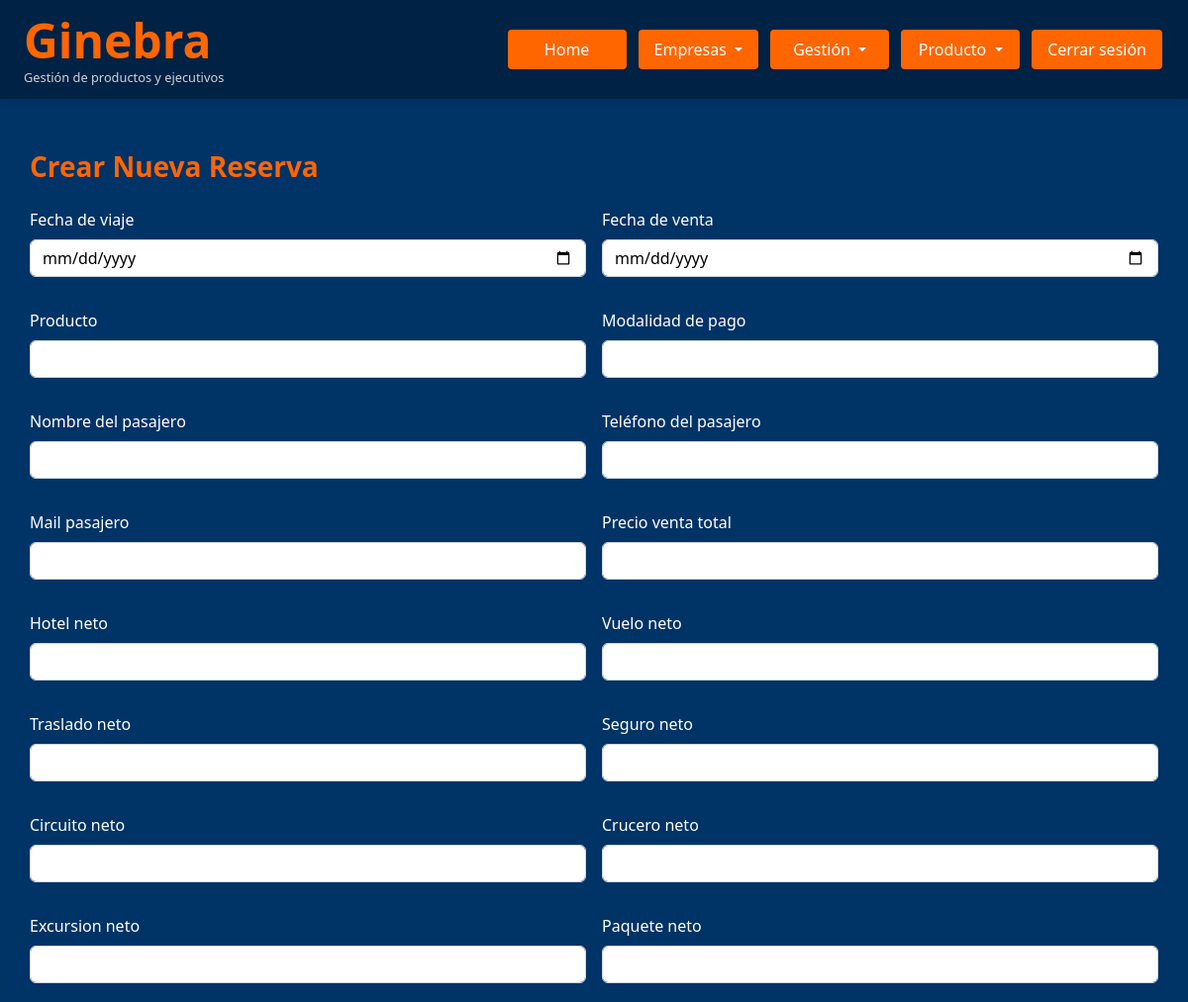
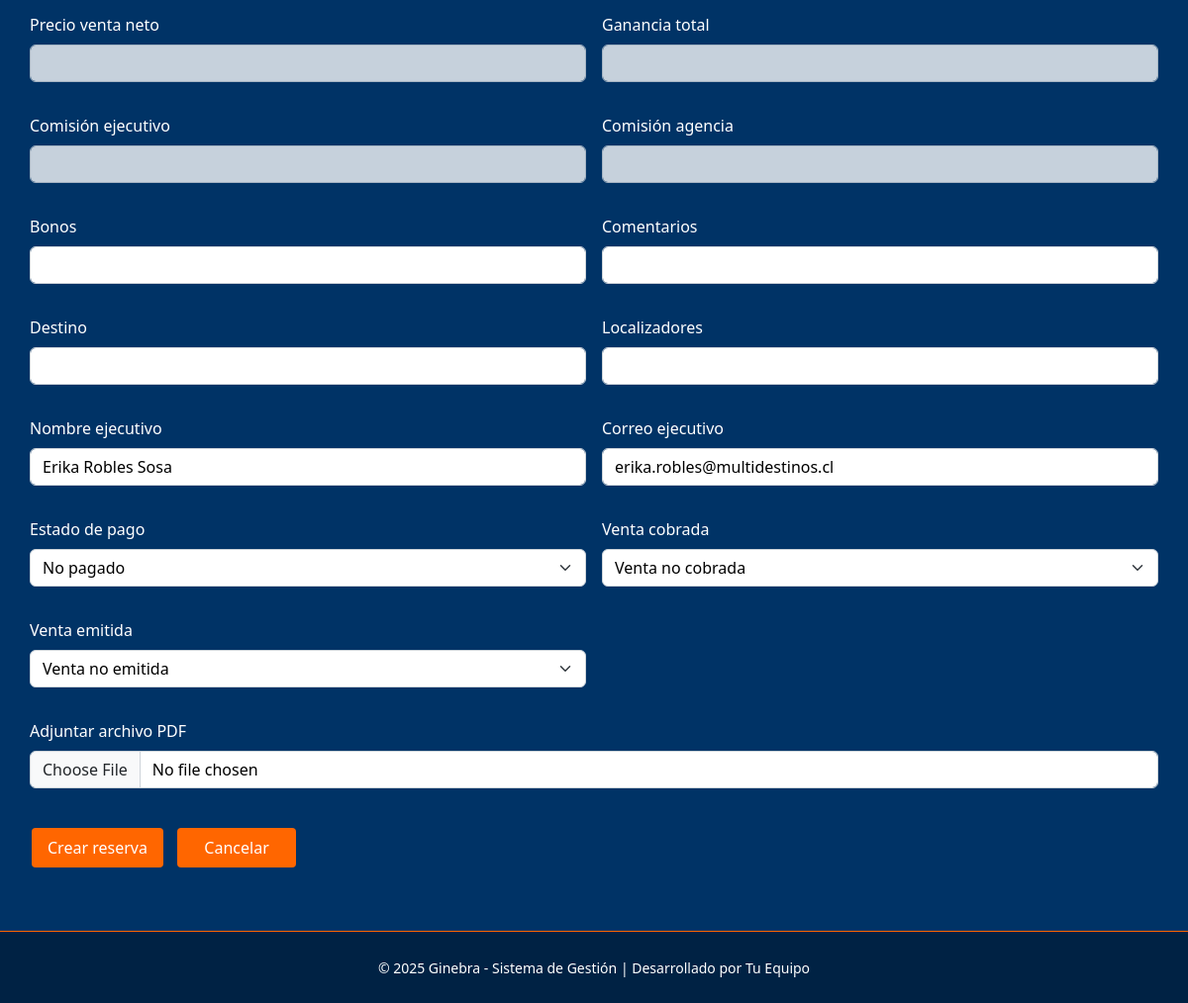
The app's page /reservas?editar=10 (signed in), older data (2 pictures, top to bottom).
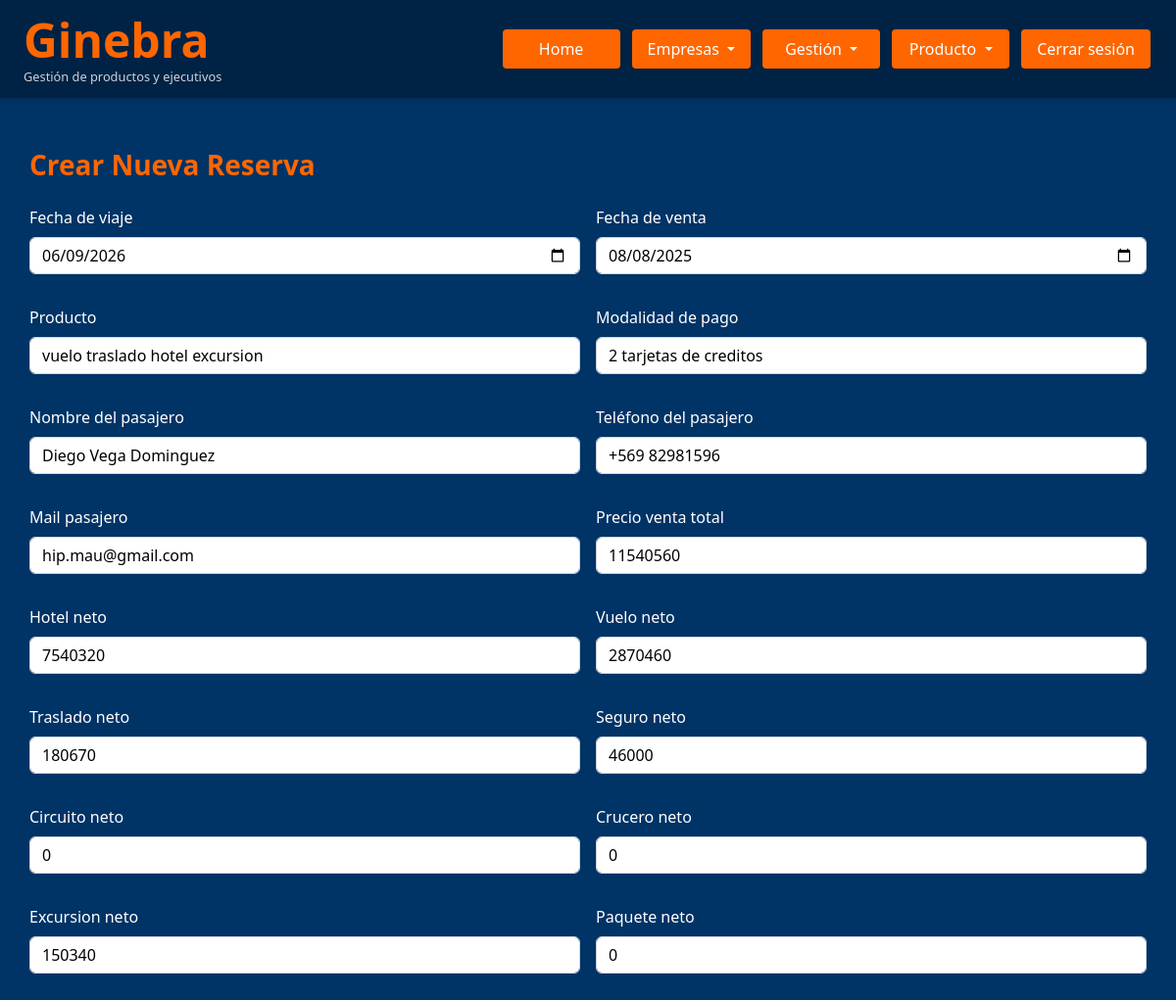
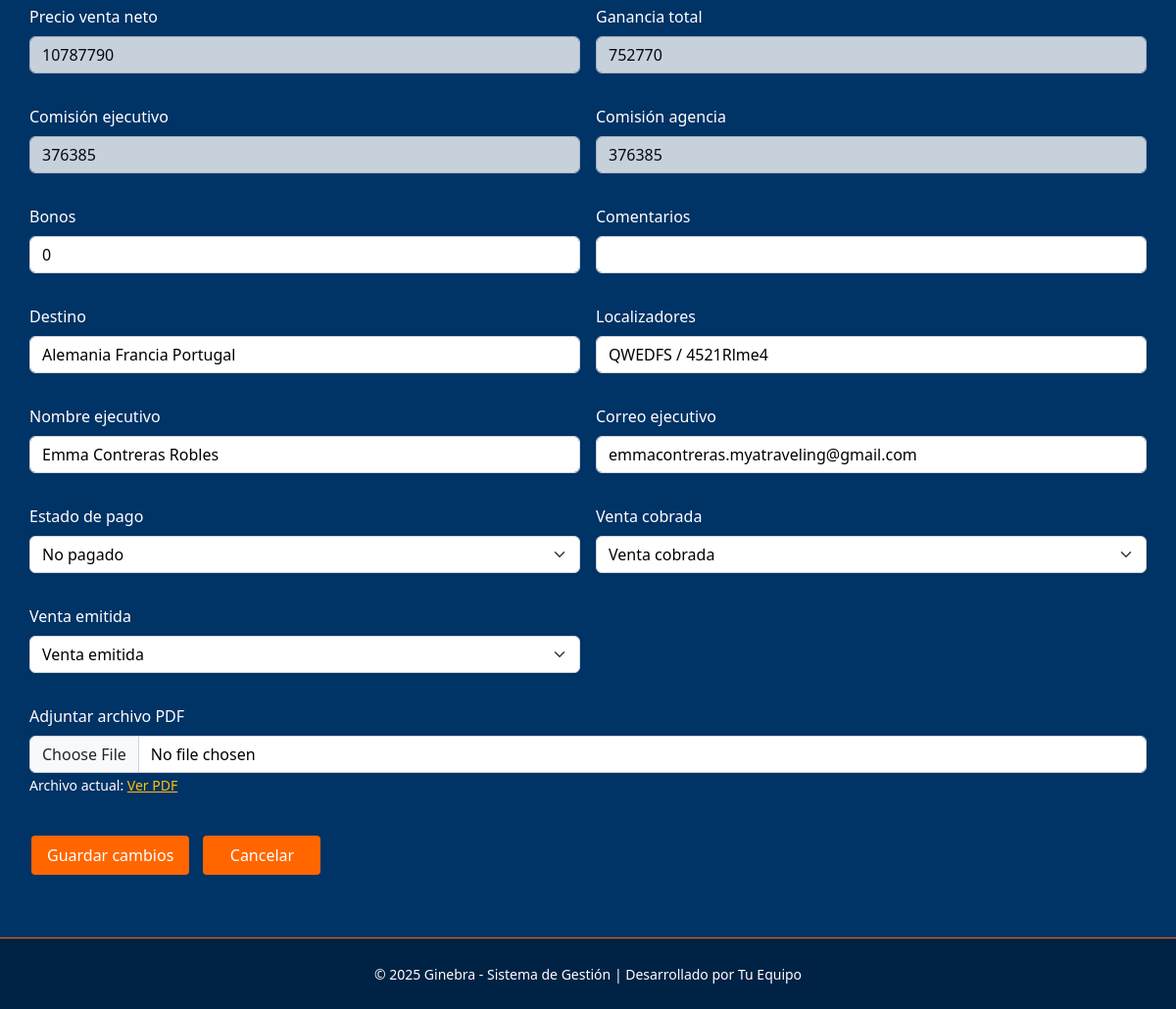
The same page, newer data (2 pictures, top to bottom).
### Ginebra.py (models this page shows, shortened)
class Usuario(UserMixin, db.Model):
    id = db.Column(db.Integer, primary_key=True)
    username = db.Column(db.String(150), unique=True, nullable=False, index=True)
    password_hash = db.Column(db.String(256), nullable=False)
    nombre = db.Column(db.String(150), index=True)
    apellidos = db.Column(db.String(150), index=True)
    rut = db.Column(db.String(12), unique=True, nullable=True, index=True)
    fecha_nacimiento = db.Column(db.Date, index=True)
    fecha_ingreso = db.Column(db.Date, index=True)
    telefono = db.Column(db.String(20), index=True)
    correo_personal = db.Column(db.String(150), index=True)
    correo = db.Column(db.String(150), unique=True, nullable=False, index=True)
    direccion = db.Column(db.String(250), index=True)
    comision = db.Column(db.Numeric(12,2), default=Decimal('0'), index=True)
    sueldo = db.Column(db.Numeric(12,2), default=Decimal('0'), index=True)
    estado = db.Column(db.Enum(*ESTADO_OPTIONS, name='estado_usuario'), default='Activo')
    rol = db.Column(db.Enum(*ROLES, name='roles'), nullable=False)
    empresa_id = db.Column(db.Integer, db.ForeignKey('empresa.id'), nullable=True)
    empresa = db.relationship('Empresa', backref=db.backref('usuarios', lazy=True))
    @property
    def password(self):
        """No permite leer la contraseña directamente."""
        raise AttributeError('No se puede leer la contraseña')

class Reserva(db.Model):
    id = db.Column(db.Integer, primary_key=True)
    usuario_id = db.Column(db.Integer, db.ForeignKey('usuario.id'), nullable=False)
    fecha_viaje = db.Column(db.Date, nullable=True, index=True)
    fecha_venta = db.Column(db.Date, nullable=True, index=True)
    producto = db.Column(db.String(100), index=True)
    modalidad_pago = db.Column(db.String(100), index=True)
    nombre_pasajero = db.Column(db.String(100), index=True)
    telefono_pasajero = db.Column(db.String(100), index=True)
    mail_pasajero = db.Column(db.String(100), index=True)
    precio_venta_total = db.Column(db.Numeric(12,2), default=Decimal('0.00'), index=True)
    precio_venta_neto = db.Column(db.Numeric(12,2), default=Decimal('0.00'), index=True)
    hotel_neto = db.Column(db.Numeric(12,2), default=Decimal('0.00'), index=True)
    vuelo_neto = db.Column(db.Numeric(12,2), default=Decimal('0.00'), index=True)
    traslado_neto = db.Column(db.Numeric(12,2), default=Decimal('0.00'), index=True)
    seguro_neto = db.Column(db.Numeric(12,2), default=Decimal('0.00'), index=True)
    circuito_neto = db.Column(db.Numeric(12,2), default=Decimal('0.00'), index=True)
    crucero_neto = db.Column(db.Numeric(12,2), default=Decimal('0.00'), index=True)
    excursion_neto = db.Column(db.Numeric(12,2), default=Decimal('0.00'), index=True)
    paquete_neto = db.Column(db.Numeric(12,2), default=Decimal('0.00'), index=True)
    ganancia_total =  db.Column(db.Numeric(12,2), default=Decimal('0.00'), index=True)
    comision_ejecutivo = db.Column(db.Numeric(12,2), default=Decimal('0.00'), index=True)
    comision_agencia = db.Column(db.Numeric(12,2), default=Decimal('0.00'), index=True)
    bonos = db.Column(db.Numeric(12,2), default=Decimal('0.00'), index=True)
    localizadores = db.Column(db.Text, nullable=True)
    nombre_ejecutivo = db.Column(db.String(100), index=True)
    correo_ejecutivo = db.Column(db.String(100), index=True)
    destino = db.Column(db.String(100))
    comentarios = db.Column(db.Text, nullable=True)
    comprobante_venta = db.Column(db.String(200))
    comprobante_pdf = db.Column(db.LargeBinary)
    estado_pago = db.Column(db.Enum(*ESTADO_PAGO_OPTIONS, name='estado_pago_reserva'), default='No Pagado')
    venta_cobrada = db.Column(db.Enum(*VENTA_COBRADA_OPTIONS, name='venta_cobrada_options'), default='No Cobrada')
    venta_emitida = db.Column(db.Enum(*VENTA_EMITIDA_OPTIONS, name='venta_emitida_options'), default='No Emitida')
    usuario = db.relationship('Usuario', backref=db.backref('reservas', lazy=True))
    empresa_id = db.Column(db.Integer, db.ForeignKey('empresa.id'), nullable=True)
    empresa = db.relationship('Empresa', backref=db.backref('reservas', lazy=True))

### Ginebra.py (the view, shortened to what this page needs)
@app.route('/reservas', methods=['GET', 'POST'])
@login_required
def gestionar_reservas():
    search_query = request.args.get('search', '').strip()
    page = request.args.get('page', 1, type=int)
    per_page = 10  # Número de elementos por página
    reservas_query = Reserva.query
    if current_user.rol not in ('admin', 'master'):
        reservas_query = reservas_query.filter_by(usuario_id=current_user.id)
    reservas_paginated = reservas_query.paginate(page=page, per_page=per_page, error_out=False)
    reservas = reservas_paginated.items
    editar_id = request.args.get('editar')
    editar_reserva = None
    if editar_id:
        reserva_a_editar = Reserva.query.get(int(editar_id))
        if reserva_a_editar and puede_editar_reserva(reserva_a_editar):
            if reserva_a_editar.usuario:
                comision_ejecutivo, comision_agencia, ganancia_total, _, precio_venta_neto = calcular_comisiones(reserva_a_editar, reserva_a_editar.usuario)
                reserva_a_editar.precio_venta_neto = precio_venta_neto
                reserva_a_editar.comision_ejecutivo = comision_ejecutivo
                reserva_a_editar.comision_agencia = comision_agencia
                reserva_a_editar.ganancia_total = ganancia_total
            editar_reserva = reserva_a_editar
    return render_template(
        'reservas.html',
        reservas=reservas,
        editar_reserva=editar_reserva,
        pagination=reservas_paginated,
        search_query=search_query
    )

### templates/reservas.html (shortened to what the changed rows need)
{% extends "base.html" %}
{% block extra_css %}
<link rel="stylesheet" href="{{ url_for('static', filename='reservas.css') }}">
{% endblock %}
{% block content %}
<div class="container" style="margin-top: 120px;">
  <form method="POST" enctype="multipart/form-data">
            <div class="row g-3">
        <div class="col-md-6">
          <label class="form-label" for="fecha_viaje">Fecha de viaje</label>
          <input type="date" id="fecha_viaje" class="form-control" name="fecha_viaje"
            value="{{ editar_reserva.fecha_viaje if editar_reserva else '' }}" required />
        </div>
        <div class="col-md-6">
          <label class="form-label" for="fecha_venta">Fecha de venta</label>
          <input type="date" id="fecha_venta" class="form-control" name="fecha_venta"
            value="{{ editar_reserva.fecha_venta if editar_reserva else '' }}" required />
        </div>
        <div class="col-md-6">
          <label class="form-label" for="producto">Producto</label>
          <input type="text" id="producto" class="form-control" name="producto"
            value="{{ editar_reserva.producto if editar_reserva else '' }}" required />
        </div>
        <div class="col-md-6">
          <label class="form-label" for="modalidad_pago">Modalidad de pago</label>
          <input type="text" id="modalidad_pago" class="form-control" name="modalidad_pago"
            value="{{ editar_reserva.modalidad_pago if editar_reserva else '' }}" required />
        </div>
        <div class="col-md-6">
          <label class="form-label" for="nombre_pasajero">Nombre del pasajero</label>
          <input type="text" id="nombre_pasajero" class="form-control" name="nombre_pasajero"
            value="{{ editar_reserva.nombre_pasajero if editar_reserva else '' }}" required />
        </div>
        <div class="col-md-6">
          <label class="form-label" for="telefono_pasajero">Teléfono del pasajero</label>
          <input type="text" id="telefono_pasajero" class="form-control" name="telefono_pasajero"
            value="{{ editar_reserva.telefono_pasajero if editar_reserva else '' }}" />
        </div>
        <div class="col-md-6">
          <label class="form-label" for="mail_pasajero">Mail pasajero</label>
          <input type="email" id="mail_pasajero" class="form-control" name="mail_pasajero"
            value="{{ editar_reserva.mail_pasajero if editar_reserva else '' }}" required />
        </div>
        <div class="col-md-6">
          <label class="form-label" for="precio_venta_total">Precio venta total</label>
          <input type="number" step="1" id="precio_venta_total" class="form-control" name="precio_venta_total"
            value="{{ editar_reserva.precio_venta_total|int if editar_reserva else '' }}" required />
        </div>
        <div class="col-md-6">
          <label class="form-label" for="hotel_neto">Hotel neto</label>
          <input type="number" step="1" id="hotel_neto" class="form-control" name="hotel_neto"
            value="{{ editar_reserva.hotel_neto|int if editar_reserva else '' }}" />
        </div>
        <div class="col-md-6">
          <label class="form-label" for="vuelo_neto">Vuelo neto</label>
          <input type="number" step="1" id="vuelo_neto" class="form-control" name="vuelo_neto"
            value="{{ editar_reserva.vuelo_neto|int if editar_reserva else '' }}" />
        </div>
        <div class="col-md-6">
          <label class="form-label" for="traslado_neto">Traslado neto</label>
          <input type="number" step="1" id="traslado_neto" class="form-control" name="traslado_neto"
            value="{{ editar_reserva.traslado_neto|int if editar_reserva else '' }}" />
        </div>
        <div class="col-md-6">
          <label class="form-label" for="seguro_neto">Seguro neto</label>
          <input type="number" step="1" id="seguro_neto" class="form-control" name="seguro_neto"
            value="{{ editar_reserva.seguro_neto|int if editar_reserva else '' }}" />
        </div>
        <div class="col-md-6">
          <label class="form-label" for="circuito_neto">Circuito neto</label>
          <input type="number" step="1" id="circuito_neto" class="form-control" name="circuito_neto"
            value="{{ editar_reserva.circuito_neto|int if editar_reserva else '' }}" />
        </div>
        <div class="col-md-6">
          <label class="form-label" for="crucero_neto">Crucero neto</label>
          <input type="number" step="1" id="crucero_neto" class="form-control" name="crucero_neto"
            value="{{ editar_reserva.crucero_neto|int if editar_reserva else '' }}" />
        </div>
        <div class="col-md-6">
          <label class="form-label" for="excursion_neto">Excursion neto</label>
          <input type="number" step="1" id="excursion_neto" class="form-control" name="excursion_neto"
            value="{{ editar_reserva.excursion_neto|int if editar_reserva else '' }}" />
        </div>
        <div class="col-md-6">
          <label class="form-label" for="paquete_neto">Paquete neto</label>
          <input type="number" step="1" id="paquete_neto" class="form-control" name="paquete_neto"
            value="{{ editar_reserva.paquete_neto|int if editar_reserva else '' }}" />
        </div>
        <div class="col-md-6">
          <label class="form-label" for="precio_venta_neto">Precio venta neto</label>
          <input type="number" step="1" id="precio_venta_neto" class="form-control" name="precio_venta_neto"
            value="{{ editar_reserva.precio_venta_neto|int if editar_reserva else '' }}" readonly />
        </div>
        <div class="col-md-6">
          <label class="form-label" for="ganancia_total">Ganancia total</label>
          <input type="number" step="1" id="ganancia_total" class="form-control" name="ganancia_total"
            value="{{ editar_reserva.ganancia_total|int if editar_reserva else '' }}" readonly />
        </div>
        <div class="col-md-6">
          <label class="form-label" for="comision_ejecutivo">Comisión ejecutivo</label>
          <input type="number" step="1" id="comision_ejecutivo" class="form-control" name="comision_ejecutivo"
            value="{{ editar_reserva.comision_ejecutivo|int if editar_reserva else '' }}" readonly />
        </div>
        <div class="col-md-6">
          <label class="form-label" for="comision_agencia">Comisión agencia</label>
          <input type="number" step="1" id="comision_agencia" class="form-control" name="comision_agencia"
            value="{{ editar_reserva.comision_agencia|int if editar_reserva else '' }}" readonly />
        </div>
        <div class="col-md-6">
          <label class="form-label" for="bonos">Bonos</label>
          <input type="number" step="0.01" id="bonos" class="form-control" name="bonos"
            value="{{ editar_reserva.bonos|formato_miles if editar_reserva else '' }}" />
        </div>
        <div class="col-md-6">
          <label class="form-label" for="destino">Destino</label>
          <input type="text" id="destino" class="form-control" name="destino"
            value="{{ editar_reserva.destino if editar_reserva else '' }}" />
        </div>
        <div class="col-md-6">
          <label class="form-label" for="localizadores">Localizadores</label>
          <input type="text" id="localizadores" class="form-control" name="localizadores"
            value="{{ editar_reserva.localizadores if editar_reserva else '' }}" />
        </div>
        <div class="col-md-6">
          <label class="form-label" for="nombre_ejecutivo">Nombre ejecutivo</label>
          <input type="text" id="nombre_ejecutivo" class="form-control" name="nombre_ejecutivo"
            value="{{ editar_reserva.nombre_ejecutivo if editar_reserva else current_user.nombre + ' ' + current_user.apellidos }}" />
        </div>
        <div class="col-md-6">
          <label class="form-label" for="correo_ejecutivo">Correo ejecutivo</label>
          <input type="email" id="correo_ejecutivo" class="form-control" name="correo_ejecutivo"
            value="{{ editar_reserva.correo_ejecutivo if editar_reserva else current_user.correo }}" />
        </div>
        <div class="col-md-6">
          <label class="form-label" for="estado_pago">Estado de pago</label>
          <select id="estado_pago" name="estado_pago" class="form-select">
            <option value="No Pagado" {% if (editar_reserva and editar_reserva.estado_pago == 'No Pagado') or not editar_reserva %}selected{% endif %}>No pagado</option>
          </select>
        </div>
        <div class="col-md-6">
          <label class="form-label" for="venta_cobrada">Venta cobrada</label>
          <select id="venta_cobrada" name="venta_cobrada" class="form-select">
            <option value="No Cobrada" {% if (editar_reserva and editar_reserva.venta_cobrada == 'No Cobrada') or not editar_reserva %}selected{% endif %}>Venta no cobrada</option>
            <option value="Cobrada" {% if editar_reserva and editar_reserva.venta_cobrada == 'Cobrada' %}selected{% endif %}>Venta cobrada</option>
          </select>
        </div>
        <div class="col-md-6">
          <label class="form-label" for="venta_emitida">Venta emitida</label>
          <select id="venta_emitida" name="venta_emitida" class="form-select">
            <option value="No Emitida" {% if (editar_reserva and editar_reserva.venta_emitida == 'No Emitida') or not editar_reserva %}selected{% endif %}>Venta no emitida</option>
            <option value="Emitida" {% if editar_reserva and editar_reserva.venta_emitida == 'Emitida' %}selected{% endif %}>Venta emitida</option>
          </select>
        </div>
        <div class="col-md-12">
          <label class="form-label" for="archivo_pdf">Adjuntar archivo PDF</label>
          <input type="file" id="archivo_pdf" name="archivo_pdf" class="form-control" accept="application/pdf" />
          {% if editar_reserva and editar_reserva.comprobante_venta %}
            <small class="text-white">
              Archivo actual: <a href="{{ url_for('ver_pdf_db', reserva_id=editar_reserva.id) }}" target="_blank" class="link-warning">Ver PDF</a>
            </small>
          {% endif %}
        </div>
      </div>
        <div class="mt-4">
          <button type="submit" class="btn btn-custom me-2">
            {% if editar_reserva %}Guardar cambios{% else %}Crear reserva{% endif %}
          </button>
          <a href="{{ url_for('admin_reservas') }}" class="btn btn-outline-light">Cancelar</a>
        </div>
      </form>
    </div>
</div>
{% endblock %}

Row changes from the older to the newer data that the page shows:
no longer on this page (row unchanged): Usuario: nombre_ejecutivo "Erika Robles Sosa", correo_ejecutivo "erika.robles@multidestinos.cl"
added Reserva: fecha_viaje "06/09/2026", fecha_venta "08/08/2025", producto "vuelo traslado hotel excursion", modalidad_pago "2 tarjetas de creditos", nombre_pasajero "Diego Vega Dominguez", telefono_pasajero "+569 82981596", mail_pasajero "hip.mau@gmail.com", precio_venta_total "11540560", hotel_neto "7540320", vuelo_neto "2870460", traslado_neto "180670", seguro_neto "46000", circuito_neto "0", crucero_neto "0", excursion_neto "150340", paquete_neto "0", precio_venta_neto "10787790", ganancia_total "752770", comision_ejecutivo "376385", comision_agencia "376385", bonos "0", destino "Alemania Francia Portugal", localizadores "QWEDFS / 4521Rlme4", nombre_ejecutivo "Emma Contreras Robles", correo_ejecutivo "emmacontreras.myatraveling@gmail.com", estado_pago "No pagado", venta_cobrada "Venta cobrada", venta_emitida "Venta emitida"
Text that changed along with them:
form field estado_pago: "No pagado" → (not shown)
form field venta_cobrada: "Venta no cobrada" → (not shown)
form field venta_emitida: "Venta no emitida" → (not shown)
text no longer shown: "Crear reserva"
text now shown: "Archivo actual: Ver PDF Guardar cambios"
